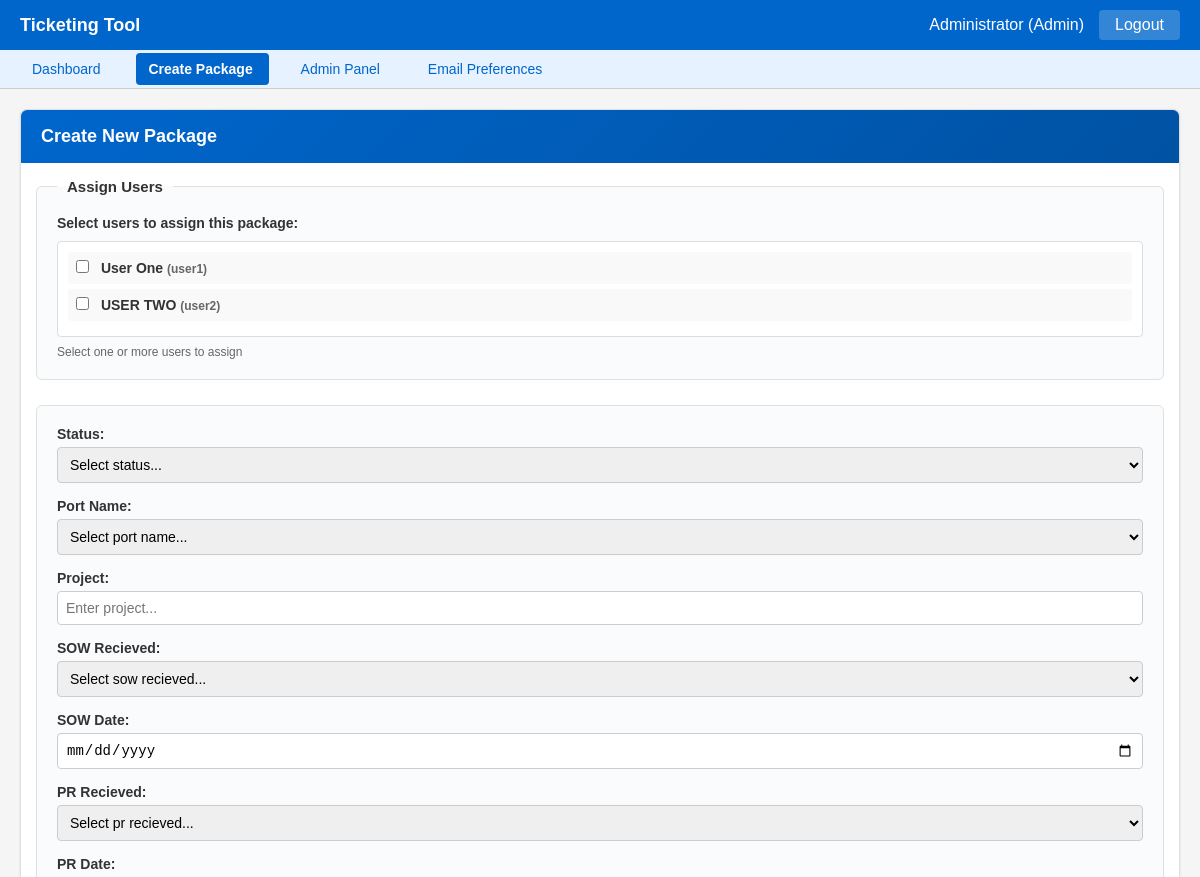
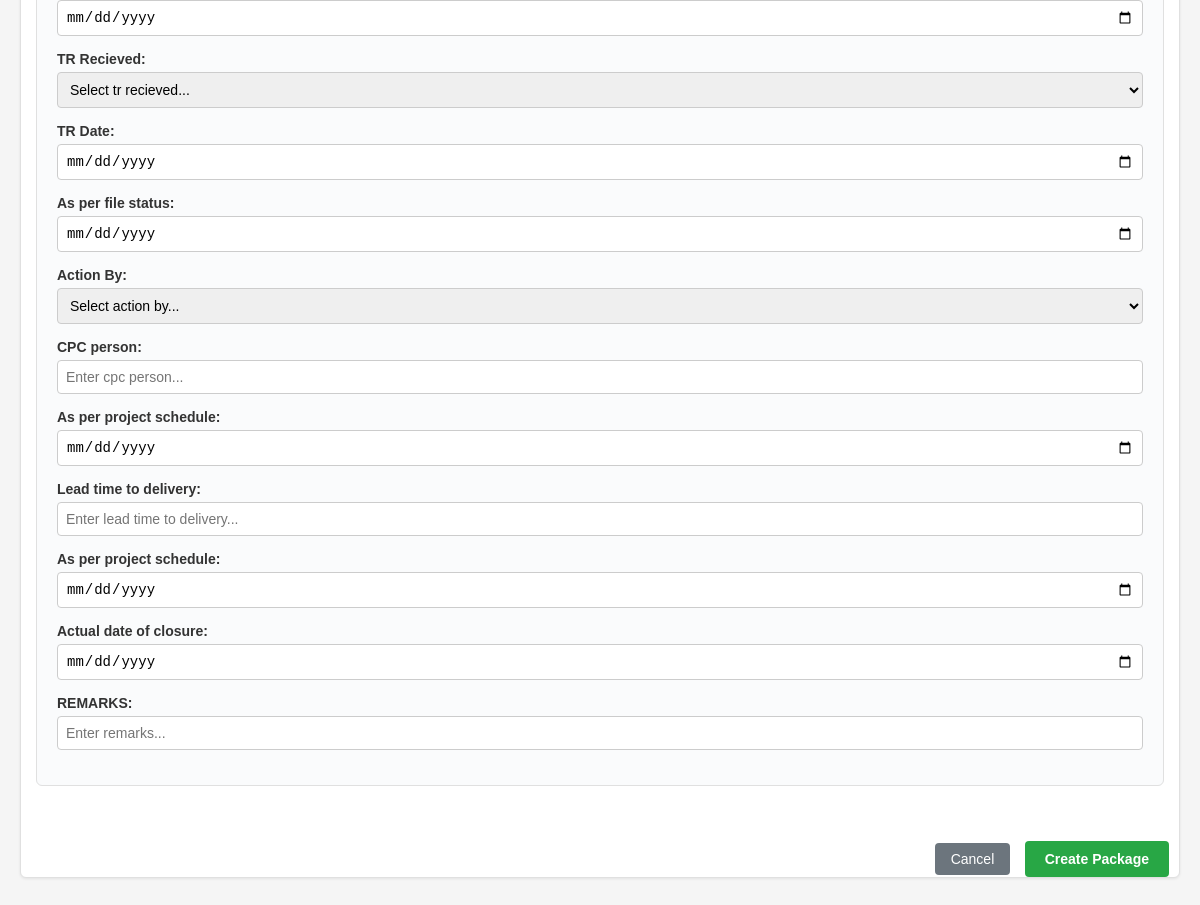
Page /packages/create (signed in) on the committed database (2 pictures, top to bottom).
### models.py (models this page shows, shortened)
class User(db.Model):
    __tablename__ = 'users'
    username = db.Column(db.String(50), primary_key=True)
    password = db.Column(db.String(100), nullable=False)
    role = db.Column(db.String(20), nullable=False, default='user')
    name = db.Column(db.String(100), nullable=False)
    can_assign = db.Column(db.Boolean, default=False)
    permissions = db.Column(db.Text)  # Store as JSON string
    def get_permissions(self):
        return json.loads(self.permissions) if self.permissions else {}

class FieldConfig(db.Model):
    __tablename__ = 'field_configs'
    field_name = db.Column(db.String(100), primary_key=True)
    field_type = db.Column(db.String(50), nullable=False)
    label = db.Column(db.String(100), nullable=False)
    editable = db.Column(db.Boolean, default=True)
    options = db.Column(db.Text)  # Store as JSON string
    permissions = db.Column(db.Text)  # Store as JSON string
    def get_options(self):
        return json.loads(self.options) if self.options else []
    def get_permissions(self):
        return json.loads(self.permissions) if self.permissions else {}

### main.py (the view, shortened to what this page needs)
@app.route('/packages/create', methods=['GET', 'POST'])
@login_required
@permission_required('package_create')
def create_package():
    config = {'fields': get_all_field_configs()}
    users = get_all_users()
    return render_template('create_package.html', config=config, users=users)

### main.py (called while the page is built)
def get_all_users():
    users = User.query.all()
    return {u.username: {
        'password': u.password,
        'role': u.role,
        'name': u.name,
        'can_assign': u.can_assign,
        'permissions': u.get_permissions()
    } for u in users}

def get_all_field_configs():
    fields = FieldConfig.query.all()
    return {f.field_name: {
        'type': f.field_type,
        'label': f.label,
        'editable': f.editable,
        'options': f.get_options(),
        'permissions': f.get_permissions()
    } for f in fields}

def login_required(f):
    @wraps(f)
    def decorated_function(*args, **kwargs):
        if 'username' not in session:
            return redirect(url_for('login'))
        return f(*args, **kwargs)
    return decorated_function

def permission_required(permission_name):
    def decorator(f):
        @wraps(f)
        def decorated_function(*args, **kwargs):
            if 'username' not in session:
                return redirect(url_for('login'))
            user = db.session.get(User, session['username'])
            if not user:
                return redirect(url_for('login'))
            if user.role == 'admin':
                return f(*args, **kwargs)
            permissions = user.get_permissions()
            if not permissions.get(permission_name, False):
                flash(f'Permission denied: You cannot {permission_name.replace("_", " ")}')
                return redirect(url_for('dashboard'))
            return f(*args, **kwargs)
        return decorated_function
    return decorator

### templates/create_package.html (shortened to what this page needs)
{% extends "base.html" %}
{% block content %}
<div class="card">
        <div class="card-header" style="background: linear-gradient(135deg, #0066cc 0%, #0052a3 100%); color: white; padding: 16px 20px; border-radius: 6px 6px 0 0; border: none;">
            <div style="display: flex; align-items: center; gap: 12px;">
                <div>
                    <h2 style="margin: 0; font-size: 18px; font-weight: 600; color: white;">Create New Package</h2>
                </div>
            </div>
        </div>
    <div class="card-body">
        <form method="POST">
             {% if session.role == 'admin' %}
            <fieldset class="field-group">
                <legend>Assign Users</legend>
                <div class="form-group" style="margin-bottom: 0;">
                    <label for="assigned_users" style="font-size: 14px; margin-bottom: 10px;">
                        <strong>Select users to assign this package:</strong>
                    </label>
                    <div style="border: 1px solid #ddd; border-radius: 4px; padding: 10px; background-color: white; max-height: 200px; overflow-y: auto;">
                        {% for username, user_data in users.items() %}
                        {% if username != 'admin' %}
                        <label style="display: block; padding: 8px; margin-bottom: 5px; background-color: #f9f9f9; border-radius: 3px; cursor: pointer; transition: all 0.2s;"
                            onmouseover="this.style.backgroundColor='#e8f4ff'"
                            onmouseout="this.style.backgroundColor='#f9f9f9'">
                            <input type="checkbox" name="assigned_users" value="{{ username }}" style="margin-right: 8px;">
                            <strong>{{ user_data.name }}</strong> <span style="color: #666; font-size: 12px;">({{ username }})</span>
                        </label>
                        {% endif %}
                        {% endfor %}
                    </div>
                    <small style="color: #666; font-size: 12px; display: block; margin-top: 8px;">
                        Select one or more users to assign
                    </small>
                </div>
            </fieldset>
            {% endif %}
            <fieldset class="field-group" style="margin-top: 20px;>
                <legend>Package Details</legend>
                <div class="form-row">
                    {% set field_count = 0 %}
                    {% for field_name, field_config in config.fields.items() %}
                    <div class="form-col">
                        <div class="form-group">
                            <label for="{{ field_name }}">{{ field_config.label }}:</label>
                            {% if field_config.type == 'text' %}
                            <input type="text"
                                id="{{ field_name }}"
                                name="{{ field_name }}"
                                class="form-control"
                                placeholder="Enter {{ field_config.label|lower }}...">
                            {% elif field_config.type == 'date' %}
                            <input type="date"
                                id="{{ field_name }}"
                                name="{{ field_name }}"
                                class="form-control">
                            {% elif field_config.type == 'dropdown' %}
                            <select id="{{ field_name }}"
                                    name="{{ field_name }}"
                                    class="form-control">
                                <option value="">Select {{ field_config.label|lower }}...</option>
                            </select>
                            {% endif %}
                        </div>
                    </div>
                    {% set field_count = field_count + 1 %}
                    {% endfor %}
                </div>
            <div class="form-group text-right mt-3" style="margin-bottom: 0;">
                <a href="{{ url_for('dashboard') }}" class="btn btn-secondary">Cancel</a>
                <button type="submit" class="btn btn-success">Create Package</button>
            </div>
{% endblock %}

### templates/base.html (shortened to what this page needs)
<!DOCTYPE html>
<html lang="en">
<head>
</head>
<body>
    {% if session.username %}
    <div class="header">
        <h1>Ticketing Tool</h1>
        <div class="user-info">
            <span>{{ session.name }} ({{ session.role|title }})</span>
            <a href="{{ url_for('logout') }}"
            style="color: white; text-decoration: none; padding: 6px 16px; background-color: rgba(255, 255, 255, 0.2); border-radius: 4px; font-weight: 500; transition: all 0.2s;"
            onmouseover="this.style.backgroundColor='rgba(255, 255, 255, 0.3)'"
            onmouseout="this.style.backgroundColor='rgba(255, 255, 255, 0.2)'">
                Logout
            </a>
        </div>
    </div>
    <div class="nav">
        <a href="{{ url_for('dashboard') }}"
        class="{% if request.endpoint == 'dashboard' %}nav-active{% endif %}">
            Dashboard
        </a>
        {% if session.get('permissions', {}).get('package_create', False) or session.can_assign or session.role == 'admin' %}
        <a href="{{ url_for('create_package') }}"
        class="{% if request.endpoint == 'create_package' %}nav-active{% endif %}">
            Create Package
        </a>
        {% endif %}
        {% if session.role == 'admin' %}
        <a href="{{ url_for('admin_panel') }}"
        class="{% if request.endpoint in ['admin_panel', 'admin_users', 'admin_config', 'admin_permissions'] %}nav-active{% endif %}">
            Admin Panel
        </a>
        {% endif %}
        {% if session.role == 'admin' %}
            <a href="{{ url_for('email_preferences') }}">Email Preferences</a>
        {% endif %}
    </div>
    {% endif %}
    <div class="container{% if request.endpoint in ['login'] %} container-narrow{% endif %}">
        {% block content %}{% endblock %}
    </div>
</body>
</html>

### templates/base.html (style rules this page uses)
* { margin: 0; padding: 0; box-sizing: border-box; }
body { font-family: Arial, sans-serif; background-color: #f5f5f5; color: #333; min-height: 100vh; display: flex; flex-direction: column; }
.header { background-color: #0066cc; color: white; padding: 10px 20px; display: flex; justify-content: space-between; align-items: center; flex-shrink: 0; }
.header h1 { font-size: 18px; }
.user-info { display: flex; align-items: center; gap: 15px; }
.nav { background-color: #e6f2ff; padding: 10px 20px; border-bottom: 1px solid #ccc; flex-shrink: 0; }
.nav a { color: #0066cc; text-decoration: none; margin-right: 20px; font-size: 14px; }
.container { flex: 1; width: 100%; max-width: none; margin: 0; padding: 20px; overflow-x: auto; }
.card { background: white; border: 1px solid #e0e0e0; margin-bottom: 20px; box-shadow: 0 1px 3px rgba(0,0,0,0.08); border-radius: 6px; transition: box-shadow 0.2s; }
.card-header { background-color: #f8f9fa; border-bottom: 2px solid #e0e0e0; padding: 15px 20px; font-weight: 600; font-size: 16px; border-radius: 6px 6px 0 0; }
.card-body { padding: 15px; }
.form-group { margin-bottom: 15px; }
.form-group label { display: block; margin-bottom: 5px; font-weight: bold; font-size: 14px; }
.form-control { width: 100%; padding: 8px; border: 1px solid #ccc; font-size: 14px; border-radius: 4px; }
.btn { padding: 8px 16px; border: none; cursor: pointer; font-size: 14px; text-decoration: none; display: inline-block; margin-right: 10px; border-radius: 4px; transition: all 0.2s; }
.btn-secondary { background-color: #6c757d; color: white; font-weight: 400; padding: 8px 16px; }
.btn-success { background-color: #28a745; color: white; font-weight: 600; padding: 10px 20px; }
.nav a { color: #0066cc; text-decoration: none; margin-right: 20px; font-size: 14px; padding: 8px 12px; border-radius: 4px; transition: all 0.2s; }
.nav a.nav-active { background-color: #0066cc; color: white; font-weight: 600; }
.form-col { flex: 1; min-width: 250px; }
.text-right { text-align: right; }
.mt-3 { margin-top: 15px; }
.field-group { border: 1px solid #e0e0e0; border-radius: 6px; padding: 20px; margin-bottom: 25px; background-color: #fafbfc; }
.field-group legend { font-weight: 600; font-size: 15px; color: #333; padding: 0 10px; margin-bottom: 0; width: auto; }

### rows in the picture
User: name "Administrator"
User: name "User One", username "user1"
User: name "USER TWO", username "user2"
FieldConfig: label "Status"
FieldConfig: label "Port Name"
FieldConfig: label "Project", label "Enter project..."
FieldConfig: label "SOW Recieved"
FieldConfig: label "SOW Date"
FieldConfig: label "PR Recieved"
FieldConfig: label "PR Date"
FieldConfig: label "TR Recieved"
FieldConfig: label "TR Date"
FieldConfig: label "As per file status"
FieldConfig: label "Action By"
FieldConfig: label "CPC person", label "Enter cpc person..."
FieldConfig: label "As per project schedule"
FieldConfig: label "Lead time to delivery", label "Enter lead time to delivery..."
FieldConfig: label "As per project schedule"
FieldConfig: label "Actual date of closure"
FieldConfig: label "REMARKS", label "Enter remarks..."

### other values in the picture
{{ session.role|title }} "Admin"
